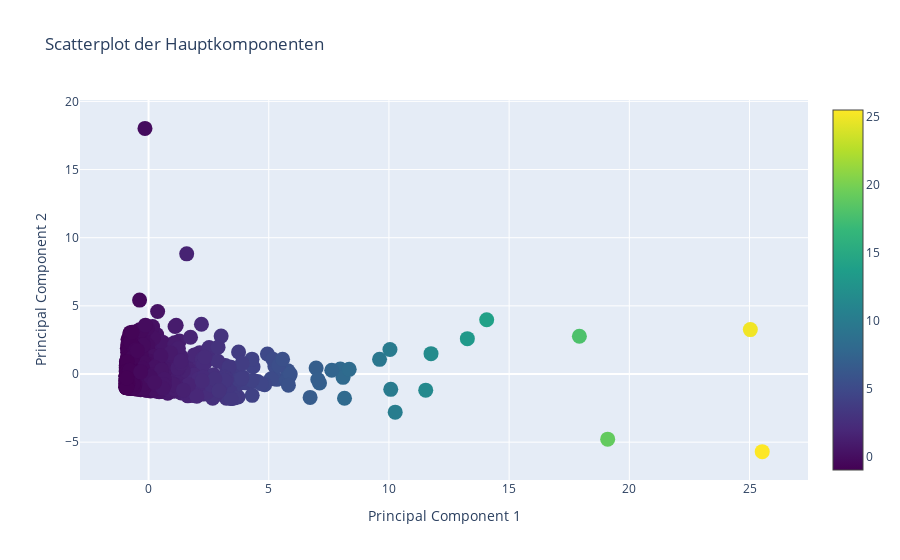

Write notebook code for a chart like this one.
### Markdown cell above
## 4. Erstellung eines interaktiven Plots mit Plotly

In diesem Abschnitt unseres Projekts werden wir einen interaktiven Plot erstellen, der es uns ermöglicht, die Daten auf eine neue und dynamische Weise zu explorieren:

- **Implementierung in Python**:
  Um unseren interaktiven Plot zu gestalten, verwenden wir die Bibliothek `plotly.graph_objs` von Plotly, die eine Vielzahl von Graphen und Visualisierungswerkzeugen bietet.

- **Erstellen des Scatterplots**:
  Mit der `Scatter`-Funktion aus `plotly.graph_objs` erstellen wir einen Streudiagramm (Scatterplot), in dem wir die ersten beiden Hauptkomponenten als Achsen verwenden.

- **Daten für die Interaktivität**:
  Um die Interaktivität zu verbessern, werden wir die Originaldaten als Hover-Text hinzufügen. Dies erlaubt es den Betrachtern, beim Mouse-over der Datenpunkte, detaillierte Informationen zu erhalten. Für eine saubere Organisation empfiehlt es sich, neue Spalten im DataFrame zu erstellen, die diesen Text enthalten.

### Code cell
df_for_plotly = csv_data.copy()

df_for_plotly['Principal Component 1'] = principal_df['Principal Component 1']
df_for_plotly['Principal Component 2'] = principal_df['Principal Component 2']
df_for_plotly['Cluster'] = clusters #principal_df['Principal Component 2']

trace = go.Scatter(
    x=df_for_plotly['Principal Component 1'],
    y=df_for_plotly['Principal Component 2'],
    mode='markers',
    marker=dict(
        color=df_for_plotly['Principal Component 1'],
        colorscale=('viridis'),
        colorbar=dict(title=''),
        size=15
    ),
    text=[
        f'Cluster: {cluster}<br>------------------<br>Channel: {channel}<br>Title: {title}<br>Duration: {"50+" if duration > 50 else f"{duration}"} min<br>Views Growth {viewg}<br>Like {likes}<br>Dislikes {dislikes}<br>Comments {comments}<br>'
        
        for cluster, channel, title, duration, viewg, likes, dislikes, comments in zip(
            df_for_plotly['Cluster'], 
            df_for_plotly['channel'], 
            df_for_plotly['title'], 
            df_for_plotly['duration'], 
            df_for_plotly['views_growth'], 
            df_for_plotly['likes_cleaned'], 
            df_for_plotly['dislikes_cleaned'], 
            df_for_plotly['comments_cleaned'])

    ]
)

# Index(['Unnamed: 0', 'published_at', 'channel', 'title', 'duration', 'caption',
#        'licensed_content', 'projection', 'trend_time_hours', 'weekday',
#        'hours_until_trend', 'likes_growth', 'likes_growth/hour', 'first_rank',
#        'best_rank', 'views_growth', 'views_growth/hour', 'views_cleaned',
#        'likes_cleaned', 'dislikes_cleaned', 'comments_cleaned',
#        'category_name', 'duration_category', 'day_of_week'],
#       dtype='object')


layout = go.Layout(
    title='Scatterplot der Hauptkomponenten',
    xaxis=dict(title='Principal Component 1'),
    yaxis=dict(title='Principal Component 2')
)

fig = go.Figure(data=[trace], layout=layout)
fig.show()

### Figure 1 — Plotly figure (JSON) as saved in the notebook; plotly's stock layout.template omitted (floating-point values rounded to 4 significant figures; data arrays with more than 128 entries replaced by an {"elided": "..."} marker saying what was removed)
{"data": [{"marker": {"color": {"elided": "1833 float values"}, "colorbar": {"title": {"text": ""}}, "colorscale": [[0, "#440154"], [0.1111, "#482878"], [0.2222, "#3e4989"], [0.3333, "#31688e"], [0.4444, "#26828e"], [0.5556, "#1f9e89"], [0.6667, "#35b779"], [0.7778, "#6ece58"], [0.8889, "#b5de2b"], [1, "#fde725"]], "size": 15}, "mode": "markers", "text": {"elided": "1833 str values"}, "type": "scatter", "x": {"elided": "1833 float values"}, "y": {"elided": "1833 float values"}}], "layout": {"title": {"text": "Scatterplot der Hauptkomponenten"}, "xaxis": {"title": {"text": "Principal Component 1"}}, "yaxis": {"title": {"text": "Principal Component 2"}}}}
